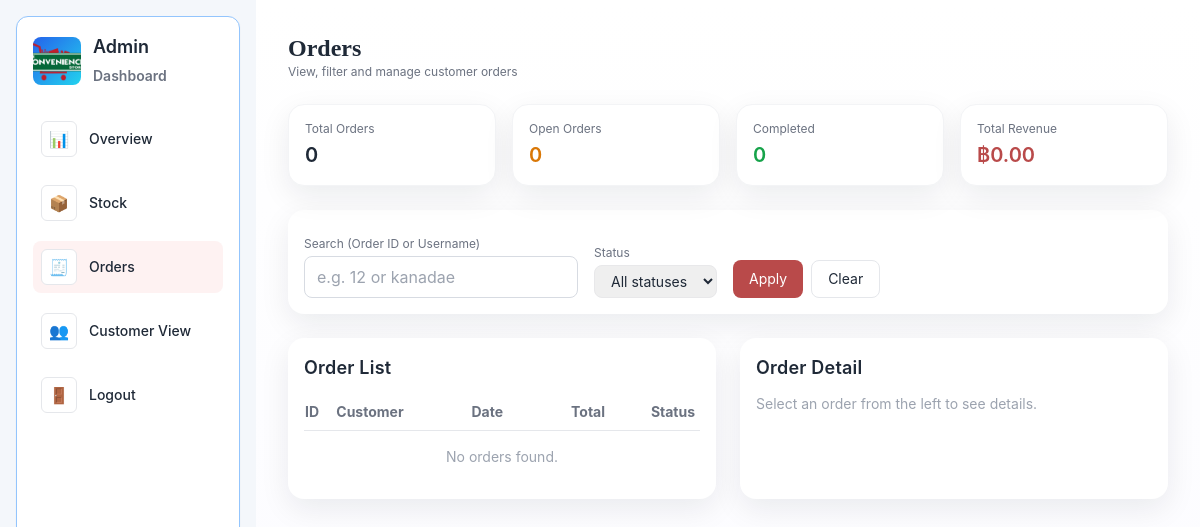
The page /database-Project-convenience-store-main/ADMIN_ORDERS.php (signed in) on the database as committed earlier.
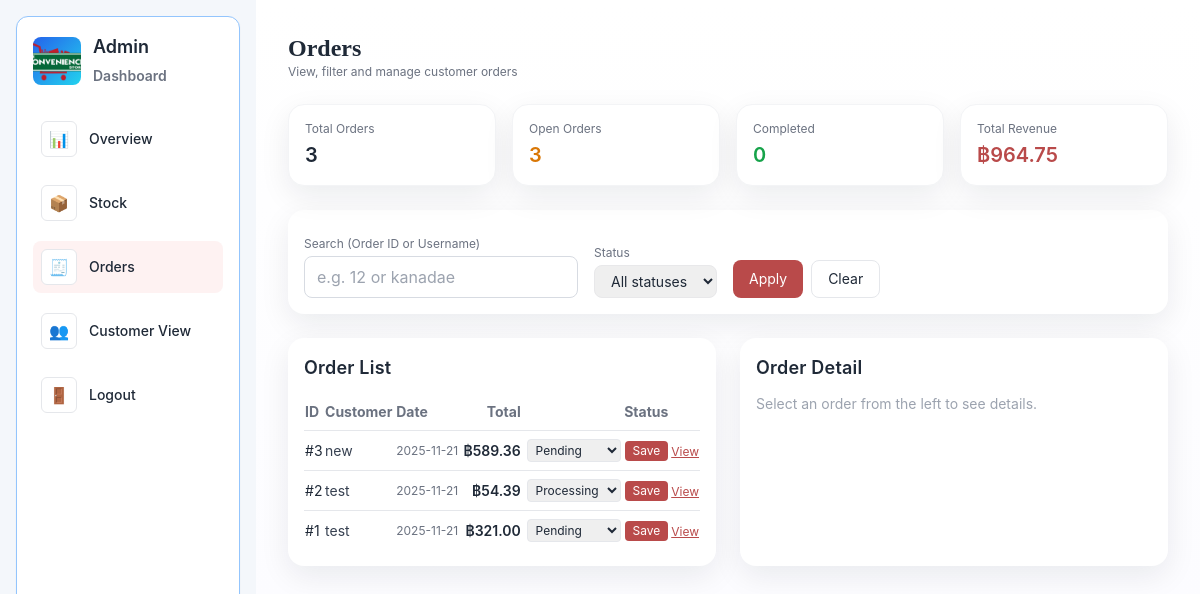
The same page on the database as committed later.
### tables this page shows
CREATE TABLE `orders` (
  `order_id` int(11) NOT NULL,
  `user_id` bigint(20) DEFAULT NULL,
  `order_date` date DEFAULT NULL,
  `total_amount` decimal(8,2) DEFAULT NULL,
  `payment_type` varchar(20) DEFAULT NULL,
  `status` enum('Pending','Processing','Packed','Delivered','Completed','Cancelled') NOT NULL DEFAULT 'Pending',
  `coupon_id` int(11) DEFAULT NULL
);

CREATE TABLE `users` (
  `user_id` bigint(20) NOT NULL,
  `username` varchar(50) DEFAULT NULL,
  `password` varbinary(50) DEFAULT NULL,
  `email` varchar(100) DEFAULT NULL,
  `phone_number` varchar(15) DEFAULT NULL,
  `role` enum('Customer','Staff','Admin') NOT NULL DEFAULT 'Customer',
  `points` int(11) DEFAULT '0'
);

### database-Project-convenience-store-main/ADMIN_ORDERS.php (the view, shortened to what the changed rows need)
<?php
require_once 'connect.php';
$allowedStatuses = ['Pending', 'Processing', 'Packed', 'Delivered', 'Completed', 'Cancelled'];
$selectedStatus = $_GET['status'] ?? 'all';
$search         = trim($_GET['search'] ?? '');
$stats = [
    'total_orders'     => 0,
    'open_orders'      => 0,
    'completed_orders' => 0,
    'cancelled_orders' => 0,
    'total_revenue'    => 0.00,
];
$statsSql = "
    SELECT
        COUNT(*) AS total_orders,
        SUM(CASE WHEN status IN ('Pending','Processing','Packed','Delivered') THEN 1 ELSE 0 END) AS open_orders,
        SUM(CASE WHEN status = 'Completed' THEN 1 ELSE 0 END) AS completed_orders,
        SUM(CASE WHEN status = 'Cancelled' THEN 1 ELSE 0 END) AS cancelled_orders,
        IFNULL(SUM(total_amount),0) AS total_revenue
    FROM orders
";
if ($res = $mysqli->query($statsSql)) {
    if ($row = $res->fetch_assoc()) {
        $stats['total_orders']     = (int)$row['total_orders'];
        $stats['open_orders']      = (int)$row['open_orders'];
        $stats['completed_orders'] = (int)$row['completed_orders'];
        $stats['cancelled_orders'] = (int)$row['cancelled_orders'];
        $stats['total_revenue']    = (float)$row['total_revenue'];
    }
}
$orders = [];
$where  = "WHERE 1=1 ";
$q = "
    SELECT o.order_id, o.order_date, o.total_amount, o.status, o.payment_type,
           u.username
    FROM orders o
    LEFT JOIN users u ON o.user_id = u.user_id
    $where
    ORDER BY o.order_date DESC, o.order_id DESC
";
if ($res = $mysqli->query($q)) {
    while ($row = $res->fetch_assoc()) {
        $orders[] = $row;
    }
}
?>
<!DOCTYPE html>
<html lang="en">
<head>
    <link rel="stylesheet" href="css/style.css">
    <script src="https://cdn.tailwindcss.com"></script>
</head>
<body class="min-h-screen antialiased text-gray-800">
<div class="flex min-h-screen">
    <div class="flex-1 p-8">
        <div class="max-w-screen-xl mx-auto">
            <div class="flex items-center justify-between mb-6">
                <div>
                    <h1 class="text-2xl font-bold" style="font-family: 'PT Serif', Georgia, serif;">Orders</h1>
                </div>
            </div>
            <div class="grid grid-cols-1 sm:grid-cols-2 lg:grid-cols-4 gap-4 mb-6">
                <div class="bg-white rounded-2xl shadow-card p-4 border border-gray-100">
                    <div class="text-xs text-gray-500 mb-1">Total Orders</div>
                    <div class="text-xl font-semibold"><?= (int)$stats['total_orders'] ?></div>
                </div>
                <div class="bg-white rounded-2xl shadow-card p-4 border border-gray-100">
                    <div class="text-xs text-gray-500 mb-1">Open Orders</div>
                    <div class="text-xl font-semibold text-amber-600"><?= (int)$stats['open_orders'] ?></div>
                </div>
                <div class="bg-white rounded-2xl shadow-card p-4 border border-gray-100">
                    <div class="text-xs text-gray-500 mb-1">Total Revenue</div>
                    <div class="text-xl font-semibold text-primary">฿<?= number_format($stats['total_revenue'], 2) ?></div>
                </div>
            </div>
            <div class="grid grid-cols-1 lg:grid-cols-2 gap-6">
                <div class="bg-white rounded-2xl shadow-card p-4">
                    <div class="flex items-center justify-between mb-3">
                        <h2 class="text-lg font-semibold">Order List</h2>
                    </div>
                    <div class="overflow-x-auto">
                        <table class="w-full text-sm">
                            <thead class="border-b text-gray-500 sticky top-0 bg-white">
                            <tr>
                                <th class="py-2 text-left">ID</th>
                                <th class="py-2 text-left">Customer</th>
                                <th class="py-2 text-left">Date</th>
                                <th class="py-2 text-right">Total</th>
                                <th class="py-2 text-right">Status</th>
                                <th class="py-2 text-right"></th>
                            </tr>
                            </thead>
                            <tbody>
                            <?php if (empty($orders)): ?>
                                <tr>
                                    <td colspan="6" class="py-4 text-center text-gray-400">
                                        No orders found.
                                    </td>
                                </tr>
                            <?php else: ?>
                                <?php foreach ($orders as $o): ?>
                                    <tr class="border-b last:border-0">
                                        <td class="py-2">#<?= (int)$o['order_id'] ?></td>
                                        <td class="py-2 text-gray-700">
                                            <?= htmlspecialchars($o['username'] ?? 'Guest') ?>
                                        </td>
                                        <td class="py-2 text-gray-500 text-xs">
                                            <?= htmlspecialchars($o['order_date']) ?>
                                        </td>
                                        <td class="py-2 text-right font-semibold">
                                            ฿<?= number_format($o['total_amount'], 2) ?>
                                        </td>
                                        <td class="py-2 text-right">
                                            <form method="post" class="inline-flex items-center gap-1">
                                                <select
                                                    name="status"
                                                    class="border rounded px-1 py-0.5 text-xs"
                                                >
                                                    <?php foreach ($allowedStatuses as $st): ?>
                                                        <option value="<?= $st ?>" <?= $st === $o['status'] ? 'selected' : '' ?>>
                                                            <?= $st ?>
                                                        </option>
                                                    <?php endforeach; ?>
                                                </select>
                                                <button
                                                    class="px-2 py-0.5 text-xs rounded bg-primary text-white hover:bg-accent"
                                                >
                                                    Save
                                                </button>
                                            </form>
                                        </td>
                                        <td class="py-2 text-right">
                                            <a href="ADMIN_ORDERS.php?order_id=<?= (int)$o['order_id'] ?>&status=<?= urlencode($selectedStatus) ?>&search=<?= urlencode($search) ?>"
                                               class="text-xs text-primary underline">
                                                View
                                            </a>
                                        </td>
                                    </tr>
                                <?php endforeach; ?>
                            <?php endif; ?>
                            </tbody>
                        </table>
                    </div>
                </div>
                <div class="bg-white rounded-2xl shadow-card p-4">
                    <h2 class="text-lg font-semibold mb-3">Order Detail</h2>
                </div>
            </div>
        </div>
    </div>
</div>
</body>
</html>

Rows that differ between the two databases and show on the page:
added orders: order_id "3", user.username "new", order_date "2025-11-21", total_amount "589.36", status "Pending"
added orders: order_id "2", user.username "test", order_date "2025-11-21", total_amount "54.39", status "Processing"
added orders: order_id "1", user.username "test", order_date "2025-11-21", total_amount "321.00", status "Pending"
Other text that changed with them:
$stats['total_orders']: "0" → "3"
$stats['open_orders']: "0" → "3"
$stats['total_revenue']: "0.00" → "964.75"
text no longer shown: "No orders found."
